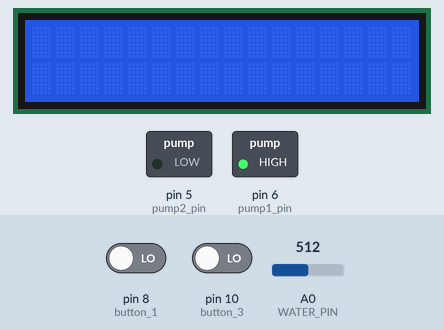
The sketch below on a simulated Arduino Uno, built with avr-gcc and run on an emulated ATmega328P. On the bench: 16×2 character LCD, switched loads named in the sketch (green lamp = pin HIGH). The test bench sets the inputs (shaded band); at power-on: pin 8 (button_1) LOW, pin 10 (button_3) LOW, A0 (WATER_PIN) = 512. Pins used as bus, display or sensor lines are not drawn; what the sketch prints to the serial monitor is not drawn.

Above: at 1.2 s.
1.3 s: pin 8 (button_1) driven HIGH and pin 10 (button_3) driven HIGH
At 13.1 s:
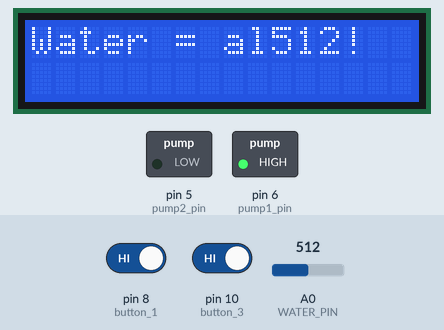
13.6 s: A0 (WATER_PIN) set to 987
At 27.5 s:
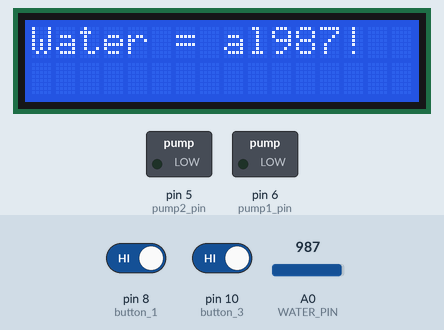
27.6 s: A0 (WATER_PIN) set to 1009
At 36.7 s:
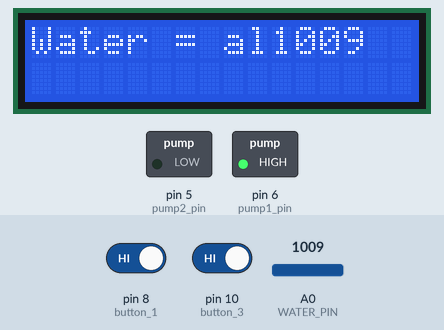
40.6 s: pin 8 (button_1) driven LOW
At 48.8 s:
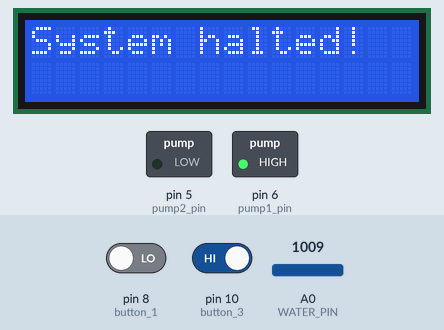
54.6 s: pin 8 (button_1) driven HIGH
At 63.5 s:
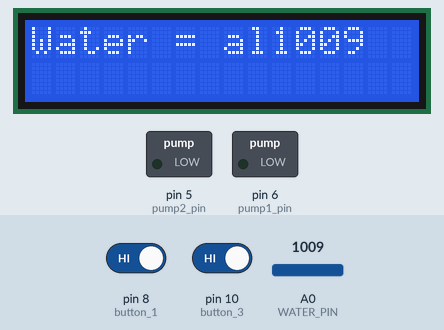
67.7 s: A0 (WATER_PIN) set to 0
At 73.7 s:
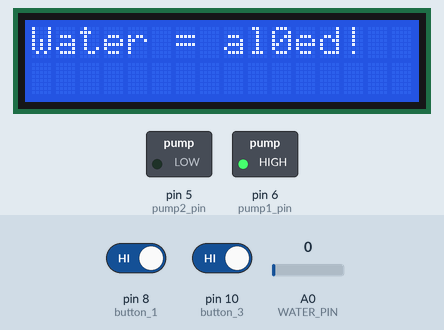
Timing chart, 0 to 82.7 s (numbered marks = the images above; inputs shaded):
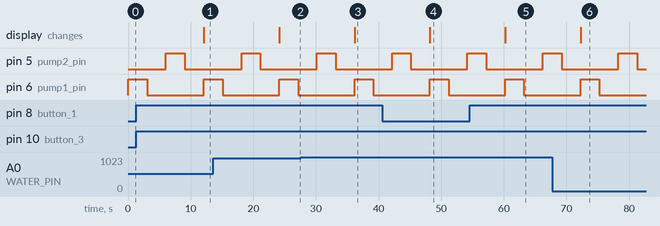

The sketch:

codebase.ino
```cpp
// (licence header left out)
#include <Arduino.h>
#include <LiquidCrystal_I2C.h>

// Format:
// Analog pinout uses <#define>
// Digital pinout uses <const int> and it means define pin is
// connected at pin D(i) in the board.
#define WATER_PIN A0
const int water_power = 7;
const int pump1_pin = 6;
const int pump2_pin = 5;
const int pump3_pin = 4;

// Allow clients to use buttons. 0 is off, 1 is on.
const int button_1 = 8;
const int button_2 = 9;
const int button_3 = 10;

// Keep the button state.
static int button_1_lastState = LOW;
static int button_2_lastState = LOW;
static int button_3_lastState = LOW;

/*  Setting up the LCD
 *  LCD I2C ID = 0x27, has 16 characters on one line.
 *  The screen support 2 lines. Used pins are A4 and A5.
 *  MUST BE lcd_0!
 *  Usage: LiquidCrystal_I2C lcd_0(ID, number of character on each line, line)
 */
LiquidCrystal_I2C lcd_0(0x27, 16, 2);

void getValues(int pin, int analog_pin) {
  // Read the information from the first water sensor
  digitalWrite(pin, HIGH);
  delay(10);
  int value = analogRead(analog_pin);
  digitalWrite(pin, LOW);

  Serial.println("Water sensor value in real-time:");
  Serial.println(value);

  // LCD changes start
  // First line of the LCD
  lcd_0.setCursor(0, 0);
  lcd_0.print("Water = ");
  lcd_0.setCursor(10, 0);
  lcd_0.print(value);
}

void setup() {
  Serial.begin(115200);

  // Setting up relay
  pinMode(pump1_pin, OUTPUT);
  pinMode(pump2_pin, OUTPUT);

  // Setting up button
  pinMode(button_1, INPUT);
  pinMode(button_2, INPUT);

  // Setting up the water sensor
  pinMode(water_power, OUTPUT);
  digitalWrite(water_power, LOW);

  // Wake up, sweetie.
  // Probe the LCD while at it.
  lcd_0.init();
  lcd_0.backlight();
}

void loop() {
  // Read current state of button 1
  int button_1_currentState = digitalRead(button_1);

  // Read values from the water sensor
  if (button_1_currentState == HIGH) {
    getValues(water_power, WATER_PIN);
  }

  // If the current state of the button match with the last
  // one, halt.
  if(button_1_currentState != button_1_lastState) {
     button_1_lastState = button_1_currentState;
     digitalWrite(pump1_pin, LOW);
     digitalWrite(pump2_pin, LOW);

     do {
      lcd_0.clear();
      lcd_0.setCursor(0, 0);
      lcd_0.print("System halted!");
      loop();
     } while (digitalRead(button_1) == LOW);

     getValues(water_power, WATER_PIN);
  }

  // Raise a warning when it reach a certain point
  digitalWrite(pump1_pin, HIGH);
  delay(3000);
  digitalWrite(pump1_pin, LOW);
  delay(3000);

  if (digitalRead(button_3) == HIGH) {
    digitalWrite(pump2_pin, HIGH);
    delay(3000);
    digitalWrite(pump2_pin, LOW);
    delay(3000);
  }

}
```

Measured:
- the behaviour switches between 999 and 1000 on A0 (WATER_PIN) (found by bisection; images 2 and 3)
- after the input at 1.3 s, pin 5 (pump2_pin): LOW → HIGH after 4.8 s, → LOW 3.0 s later; the display: first changes after 10.8 s (image 1 shows a later state)
- after the input at 13.6 s, the display: changes after 10.5 s (image 2)
- after the input at 27.6 s, the display: changes after 8.6 s (image 3)
- after the input at 40.6 s, the display: changes after 7.6 s (image 4)
- after the input at 54.6 s, the display: changes after 5.6 s (image 5)
- after the input at 67.7 s, the display: first differs from a run without the input after 4.6 s (image 6)
